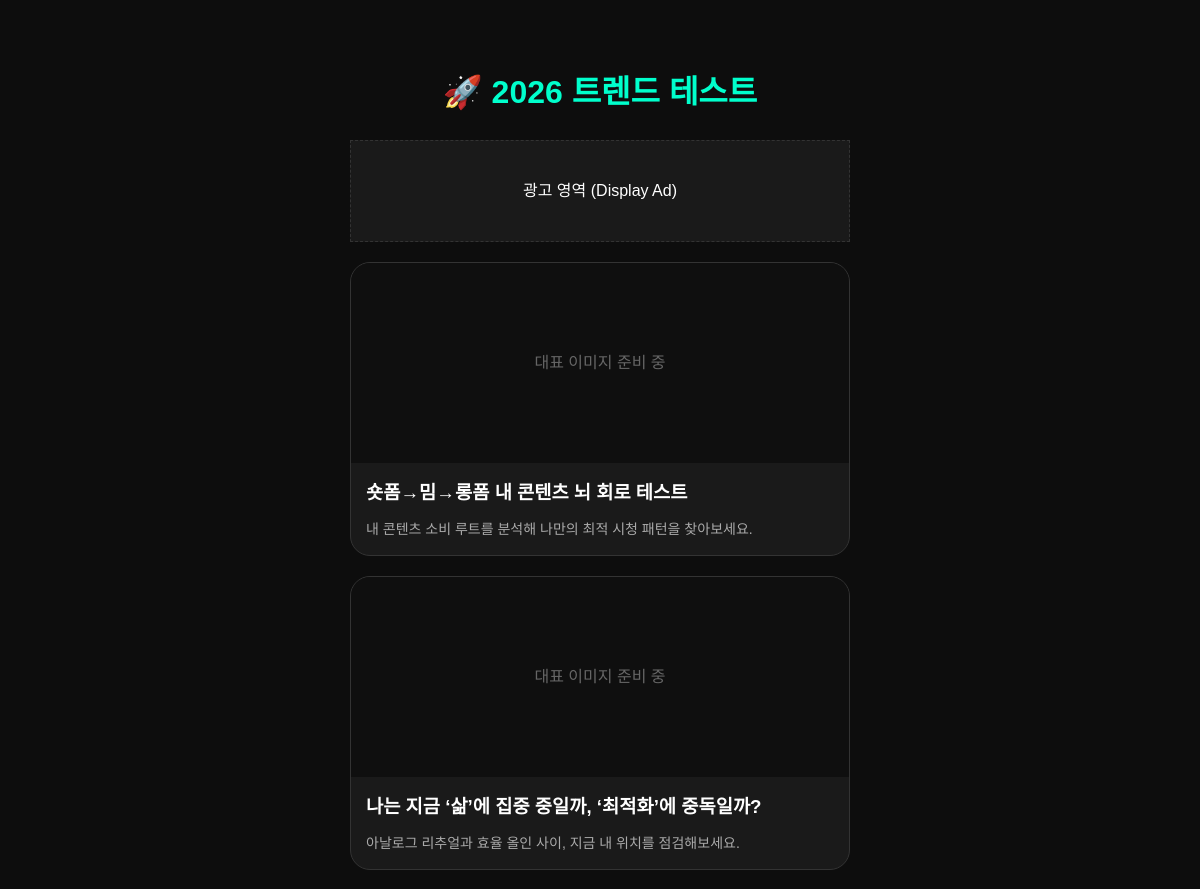
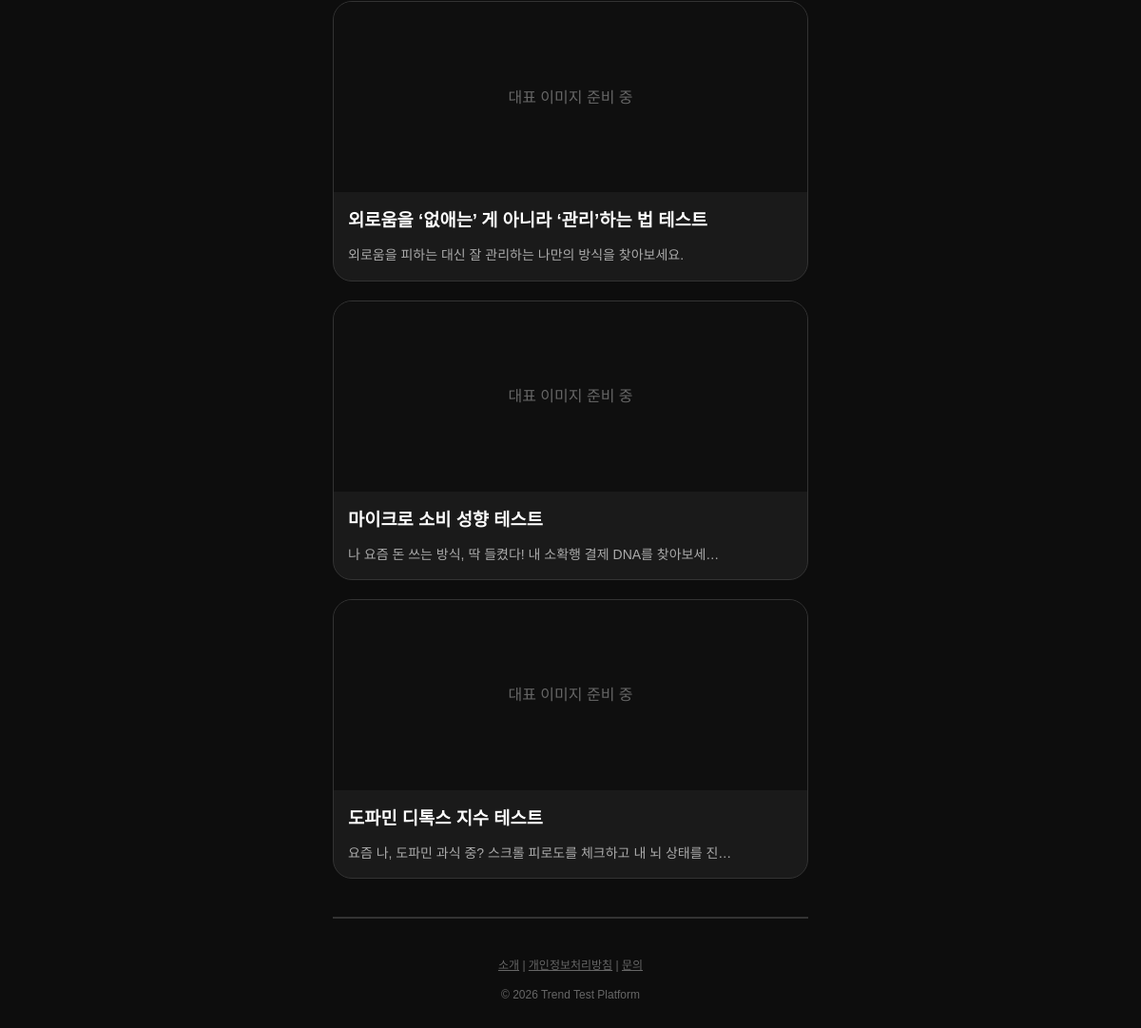
The page / on the database its author committed (2 pictures, top to bottom).
### quiz/models.py (models this page shows, shortened)
class Quiz(models.Model):
    title = models.CharField(max_length=200)
    slug = models.SlugField(unique=True)
    description = models.TextField()
    thumbnail = models.ImageField(upload_to="quiz_thumbs/")
    is_active = models.BooleanField(default=True)
    created_at = models.DateTimeField(auto_now_add=True)

### quiz/views.py (the view)
# urls.py: path("", views.quiz_list, name="quiz_list"),
def quiz_list(request):
    quizzes = Quiz.objects.filter(is_active=True).order_by("-created_at")
    return render(request, "quiz/quiz_list.html", {"quizzes": quizzes})

### templates/quiz/quiz_list.html
﻿{% extends "base.html" %}
{% block content %}
<h1 style="text-align: center; color: var(--main-color);">🚀 2026 트렌드 테스트</h1>
<div class="ad-container">광고 영역 (Display Ad)</div>
<div class="quiz-grid">
    {% for quiz in quizzes %}
    <a href="{% url 'quiz:quiz_intro' quiz.slug %}" style="text-decoration: none; color: inherit;">
        <div class="test-card" style="overflow: hidden; margin-bottom: 20px;">
            {% if quiz.thumbnail %}
            <img src="{{ quiz.thumbnail.url }}" style="width: 100%; height: 200px; object-fit: cover;">
            {% else %}
            <div style="width: 100%; height: 200px; background: #0f0f0f; display: flex; align-items: center; justify-content: center; color: #666;">
                대표 이미지 준비 중
            </div>
            {% endif %}
            <div style="padding: 15px;">
                <h3 style="margin: 0 0 10px 0;">{{ quiz.title }}</h3>
                <p style="font-size: 14px; color: #aaa; margin: 0;">{{ quiz.description|truncatechars:40 }}</p>
            </div>
        </div>
    </a>
    {% endfor %}
</div>
{% endblock %}

### templates/base.html (shortened to what this page needs)
﻿<!DOCTYPE html>
<html lang="ko">
<head>
</head>
<body>
    <div class="container">
        {% block content %}{% endblock %}
        <hr style="border: 0.5px solid #333; margin: 40px 0;">
        <footer style="text-align: center; font-size: 12px; color: #666;">
            <a href="{% url 'quiz:about' %}" style="color: #666;">소개</a> |
            <a href="{% url 'quiz:privacy' %}" style="color: #666;">개인정보처리방침</a> |
            <a href="{% url 'quiz:contact' %}" style="color: #666;">문의</a>
            <p>© 2026 Trend Test Platform</p>
        </footer>
    </div>
</body>
</html>

### templates/base.html (style rules this page uses)
:root { --main-color: #00ffcc; --neon-cyan: #00f3ff; --neon-pink: #ff00ff; --bg-dark: #0d0d0d; --card-bg: #1a1a1a; }
body { background: var(--bg-dark); color: #fff; font-family: 'Pretendard', sans-serif; margin: 0; line-height: 1.6; overflow-x: hidden; }
.container { max-width: 500px; margin: 0 auto; padding: 20px; }
.ad-container { margin: 20px 0; background: #1a1a1a; min-height: 100px; display: flex; align-items: center; justify-content: center; border: 1px dashed #333; }
.test-card { background: var(--card-bg); border: 1px solid #333; border-radius: 20px; transition: transform 0.3s; }

### rows shown on the page
Quiz: thumbnail "대표 이미지 준비 중", title "숏폼→밈→롱폼 내 콘텐츠 뇌 회로 테스트", description "내 콘텐츠 소비 루트를 분석해 나만의 최적 시청 패턴을 찾아보세요."
Quiz: thumbnail "대표 이미지 준비 중", title "나는 지금 ‘삶’에 집중 중일까, ‘최적화’에 중독일까?", description "아날로그 리추얼과 효율 올인 사이, 지금 내 위치를 점검해보세요."
Quiz: thumbnail "대표 이미지 준비 중", title "외로움을 ‘없애는’ 게 아니라 ‘관리’하는 법 테스트", description "외로움을 피하는 대신 잘 관리하는 나만의 방식을 찾아보세요."
Quiz: thumbnail "대표 이미지 준비 중", title "마이크로 소비 성향 테스트", description "나 요즘 돈 쓰는 방식, 딱 들켰다! 내 소확행 결제 DNA를 찾아보세…"
Quiz: thumbnail "대표 이미지 준비 중", title "도파민 디톡스 지수 테스트", description "요즘 나, 도파민 과식 중? 스크롤 피로도를 체크하고 내 뇌 상태를 진…"
